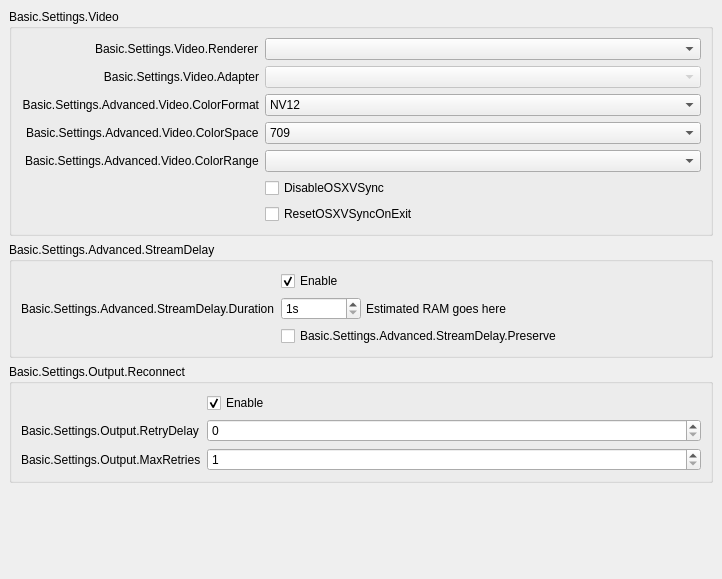
           <widget class="QWidget" name="scrollAreaWidgetContents">
            <property name="geometry">
             <rect>
              <x>0</x>
              <y>0</y>
              <width>722</width>
              <height>579</height>
             </rect>
            </property>
            <layout class="QVBoxLayout" name="verticalLayout_16">
             <property name="leftMargin">
              <number>0</number>
             </property>
             <property name="topMargin">
              <number>0</number>
             </property>
             <property name="rightMargin">
              <number>0</number>
             </property>
             <property name="bottomMargin">
              <number>9</number>
             </property>
             <item alignment="Qt::AlignTop">
              <widget class="QWidget" name="widget_11" native="true">
               <layout class="QVBoxLayout" name="verticalLayout_17">
                <item>
                 <widget class="QGroupBox" name="advancedVideoContainer">
                  <property name="title">
                   <string>Basic.Settings.Video</string>
                  </property>
                  <layout class="QFormLayout" name="formLayout_14">
                   <property name="fieldGrowthPolicy">
                    <enum>QFormLayout::AllNonFixedFieldsGrow</enum>
                   </property>
                   <property name="labelAlignment">
                    <set>Qt::AlignRight|Qt::AlignTrailing|Qt::AlignVCenter</set>
                   </property>
                   <item row="2" column="0">
                    <widget class="QLabel" name="label_30">
                     <property name="minimumSize">
                      <size>
                       <width>0</width>
                       <height>0</height>
                      </size>
                     </property>
                     <property name="text">
                      <string>Basic.Settings.Advanced.Video.ColorFormat</string>
                     </property>
                     <property name="alignment">
                      <set>Qt::AlignRight|Qt::AlignTrailing|Qt::AlignVCenter</set>
                     </property>
                    </widget>
                   </item>
                   <item row="2" column="1">
                    <widget class="QComboBox" name="colorFormat">
                     <item>
                      <property name="text">
                       <string notr="true">NV12</string>
                      </property>
                     </item>
                     <item>
                      <property name="text">
                       <string notr="true">I420</string>
                      </property>
                     </item>
                     <item>
                      <property name="text">
                       <string>I444</string>
                      </property>
                     </item>
                     <item>
                      <property name="text">
                       <string notr="true">RGB</string>
                      </property>
                     </item>
                    </widget>
                   </item>
                   <item row="4" column="0">
                    <widget class="QLabel" name="label_34">
                     <property name="text">
                      <string>Basic.Settings.Advanced.Video.ColorRange</string>
                     </property>
                    </widget>
                   </item>
                   <item row="4" column="1">
                    <widget class="QComboBox" name="colorRange"/>
                   </item>
                   <item row="3" column="0">
                    <widget class="QLabel" name="label_33">
                     <property name="text">
                      <string>Basic.Settings.Advanced.Video.ColorSpace</string>
                     </property>
                    </widget>
                   </item>
                   <item row="3" column="1">
                    <widget class="QComboBox" name="colorSpace">
                     <item>
                      <property name="text">
                       <string notr="true">709</string>
                      </property>
                     </item>
                     <item>
                      <property name="text">
                       <string notr="true">601</string>
                      </property>
                     </item>
                    </widget>
                   </item>
                   <item row="0" column="0">
                    <widget class="QLabel" name="rendererLabel">
                     <property name="text">
                      <string>Basic.Settings.Video.Renderer</string>
                     </property>
                    </widget>
                   </item>
                   <item row="0" column="1">
                    <widget class="QComboBox" name="renderer">
                     <property name="currentText">
                      <string notr="true"/>
                     </property>
                    </widget>
                   </item>
                   <item row="1" column="0">
                    <widget class="QLabel" name="adapterLabel">
                     <property name="text">
                      <string>Basic.Settings.Video.Adapter</string>
                     </property>
                     <property name="alignment">
                      <set>Qt::AlignRight|Qt::AlignTrailing|Qt::AlignVCenter</set>
                     </property>
                    </widget>
                   </item>
                   <item row="1" column="1">
                    <widget class="QComboBox" name="adapter">
                     <property name="enabled">
                      <bool>false</bool>
                     </property>
                     <property name="currentText">
                      <string notr="true"/>
                     </property>
                    </widget>
                   </item>
                   <item row="5" column="1">
                    <widget class="QCheckBox" name="disableOSXVSync">
                     <property name="text">
                      <string>DisableOSXVSync</string>
                     </property>
                    </widget>
                   </item>
                   <item row="6" column="1">
                    <widget class="QCheckBox" name="resetOSXVSync">
                     <property name="text">
                      <string>ResetOSXVSyncOnExit</string>
                     </property>
                    </widget>
                   </item>
                  </layout>
                 </widget>
                </item>
                <item>
                 <widget class="QGroupBox" name="groupBox_5">
                  <property name="title">
                   <string>Basic.Settings.Advanced.StreamDelay</string>
                  </property>
                  <layout class="QFormLayout" name="formLayout_18">
                   <item row="0" column="1">
                    <widget class="QCheckBox" name="streamDelayEnable">
                     <property name="text">
                      <string>Enable</string>
                     </property>
                     <property name="checked">
                      <bool>true</bool>
                     </property>
                    </widget>
                   </item>
                   <item row="1" column="0">
                    <widget class="QLabel" name="label_56">
                     <property name="text">
                      <string>Basic.Settings.Advanced.StreamDelay.Duration</string>
                     </property>
                    </widget>
                   </item>
                   <item row="1" column="1">
                    <widget class="QWidget" name="widget_12" native="true">
                     <property name="enabled">
                      <bool>true</bool>
                     </property>
                     <layout class="QHBoxLayout" name="horizontalLayout_13">
                      <property name="spacing">
                       <number>5</number>
                      </property>
                      <property name="leftMargin">
                       <number>0</number>
                      </property>
                      <property name="topMargin">
                       <number>0</number>
                      </property>
                      <property name="rightMargin">
                       <number>0</number>
                      </property>
                      <property name="bottomMargin">
                       <number>0</number>
                      </property>
                      <item>
                       <widget class="QSpinBox" name="streamDelaySec">
                        <property name="enabled">
                         <bool>true</bool>
                        </property>
                        <property name="sizePolicy">
                         <sizepolicy hsizetype="Maximum" vsizetype="Fixed">
                          <horstretch>0</horstretch>
                          <verstretch>0</verstretch>
                         </sizepolicy>
                        </property>
                        <property name="minimumSize">
                         <size>
                          <width>80</width>
                          <height>0</height>
                         </size>
                        </property>
                        <property name="suffix">
                         <string notr="true">s</string>
                        </property>
                        <property name="minimum">
                         <number>1</number>
                        </property>
                        <property name="maximum">
                         <number>1800</number>
                        </property>
                       </widget>
                      </item>
                      <item>
                       <widget class="QLabel" name="streamDelayInfo">
                        <property name="text">
                         <string notr="true">Estimated RAM goes here</string>
                        </property>
                       </widget>
                      </item>
                     </layout>
                    </widget>
                   </item>
                   <item row="2" column="1">
                    <widget class="QCheckBox" name="streamDelayPreserve">
                     <property name="text">
                      <string>Basic.Settings.Advanced.StreamDelay.Preserve</string>
                     </property>
                    </widget>
                   </item>
                  </layout>
                 </widget>
                </item>
                <item>
                 <widget class="QGroupBox" name="groupBox_7">
                  <property name="title">
                   <string>Basic.Settings.Output.Reconnect</string>
                  </property>
                  <layout class="QFormLayout" name="formLayout_19">
                   <property name="fieldGrowthPolicy">
                    <enum>QFormLayout::AllNonFixedFieldsGrow</enum>
                   </property>
                   <item row="1" column="0">
                    <widget class="QLabel" name="label_17">
                     <property name="text">
                      <string>Basic.Settings.Output.RetryDelay</string>
                     </property>
                    </widget>
                   </item>
                   <item row="0" column="1">
                    <widget class="QCheckBox" name="reconnectEnable">
                     <property name="text">
                      <string>Enable</string>
                     </property>
                     <property name="checked">
                      <bool>true</bool>
                     </property>
                    </widget>
                   </item>
                   <item row="1" column="1">
                    <widget class="QSpinBox" name="reconnectRetryDelay">
                     <property name="maximum">
                      <number>30</number>
                     </property>
                    </widget>
                   </item>
                   <item row="2" column="0">
                    <widget class="QLabel" name="label_22">
                     <property name="text">
                      <string>Basic.Settings.Output.MaxRetries</string>
                     </property>
                    </widget>
                   </item>
                   <item row="2" column="1">
                    <widget class="QSpinBox" name="reconnectMaxRetries">
                     <property name="minimum">
                      <number>1</number>
                     </property>
                     <property name="maximum">
                      <number>10000</number>
                     </property>
                    </widget>
                   </item>
                  </layout>
                 </widget>
                </item>
                <item>
                 <widget class="QLabel" name="advancedMsg">
                  <property name="styleSheet">
                   <string notr="true">color: rgb(255, 0, 4);</string>
                  </property>
                  <property name="text">
                   <string notr="true"/>
                  </property>
                  <property name="wordWrap">
                   <bool>true</bool>
                  </property>
                 </widget>
                </item>
                <item>
                 <widget class="QLabel" name="advancedMsg2">
                  <property name="styleSheet">
                   <string notr="true">color: rgb(255, 0, 4);</string>
                  </property>
                  <property name="text">
                   <string notr="true"/>
                  </property>
                  <property name="wordWrap">
                   <bool>true</bool>
                  </property>
                 </widget>
                </item>
               </layout>
              </widget>
             </item>
            </layout>
           </widget>
